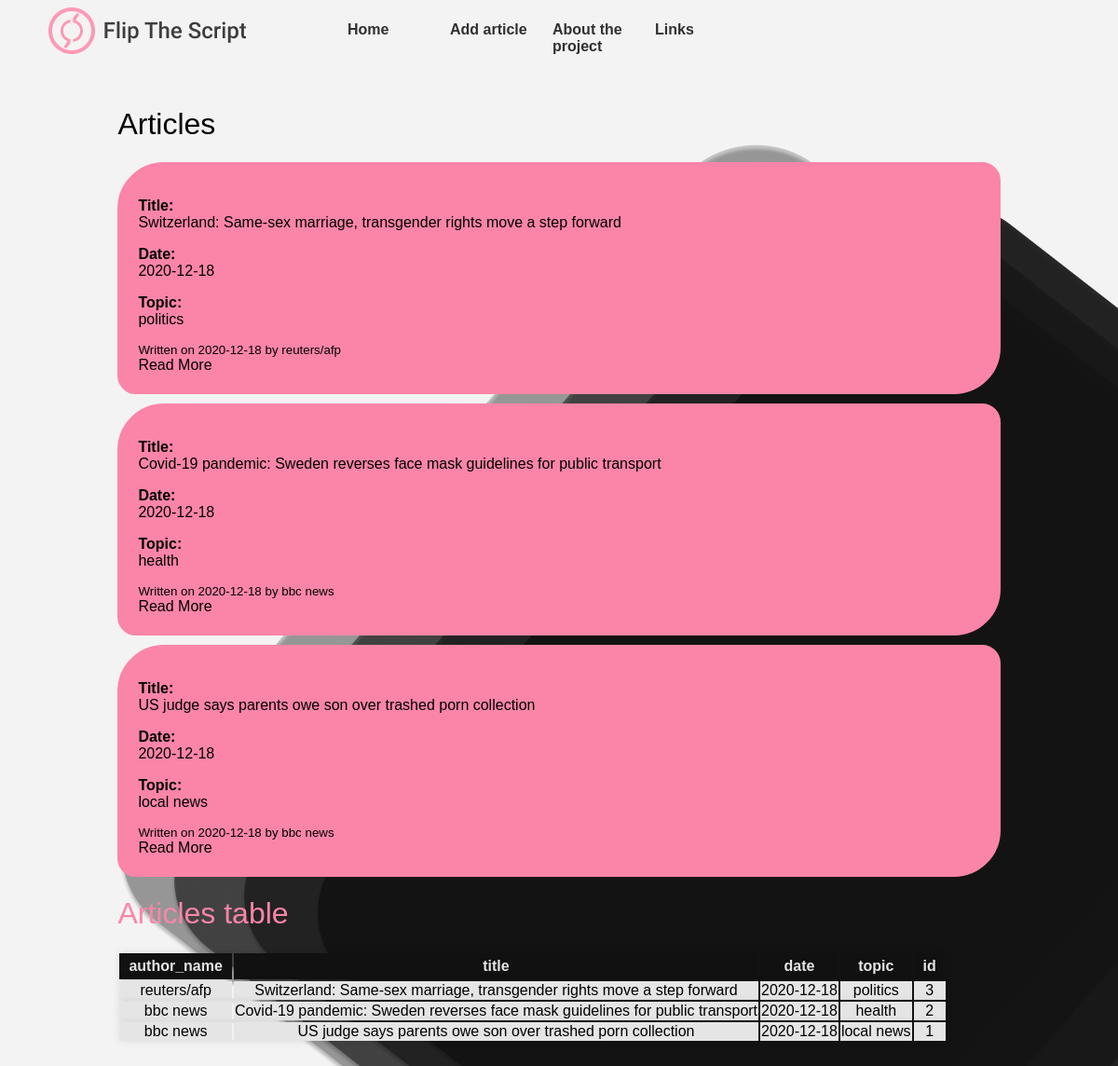
The page / on the database its author committed.
### tables this page shows
CREATE TABLE `article` (
  `id` int(11) NOT NULL,
  `author_id` int(11) NOT NULL,
  `url` varchar(255) NOT NULL,
  `title` varchar(255) NOT NULL,
  `date` date NOT NULL,
  `topic` varchar(25) NOT NULL,
  `headline` varchar(255) NOT NULL,
  `analysis_id` int(11) NOT NULL,
  `grammar_id` int(11) NOT NULL,
  `rt_grammar_id` int(11) NOT NULL
);

CREATE TABLE `author` (
  `author_id` int(11) NOT NULL,
  `source_name` varchar(25) NOT NULL,
  `author_name` varchar(25) NOT NULL,
  `author_gender` char(1) NOT NULL
);

### index.php (the view, shortened to what this page needs)
<?php
	include('inc/db.php');
	$query = "SELECT author_name, title, date, topic, id FROM article, author WHERE article.author_id = author.author_id ORDER BY id DESC LIMIT 10";
	$ergebnis = mysqli_query($conn,$query);
	$posts = mysqli_fetch_all($ergebnis,MYSQLI_ASSOC);
?>
<?php include('inc/navbar.php'); ?>
<?php include('inc/header.php'); ?>
 	<link rel="stylesheet" href="css/style.css">
	<body>
		<div id="container">
			<h1 id=first-title>Articles</h1>
			<?php foreach($posts as $post) : ?> <div class="post-group">
				<p><div id="text">Title: </div><?php echo $post['title']; ?></p>
				<p><div id="text">Date: </div><?php echo $post['date']; ?></p>
				<p><div id="text">Topic: </div><?php echo $post['topic']; ?></p>
				<small>Written on <?php echo $post['date']; ?> by <?php echo $post['author_name']; ?></small>
				<div id="details">
					<a href="article.php?id=<?php echo $post['id']; ?>">Read More</a>
				</div>
			</div>
			<?php endforeach; ?>
		<?php if (count($posts) > 0): ?>
			<h1 id=second-title>Articles table</h1>
			<table>
			  <thead>
			    <tr>
			      <th><?php  echo implode('</th><th>', array_keys(current($posts))); ?></th>
			    </tr>
			  </thead>
			  <tbody>
				<?php foreach ($posts as $row): array_map('htmlentities', $row); ?>
				    <tr>
				      <td><?php  echo implode('</td><td>', $row); ?></td>
				    </tr>
				<?php endforeach; ?>
				  </tbody>
				</table>
			</div>
		</body>
		<?php  endif; ?>

### inc/navbar.php (shortened to what this page needs)
  <nav>
	<ul>
      <li><img src="css/components/logo.png"></a></li>
      <li><a href="index.php">Home</a></li>
      <li><a href="addpost.php">Add article</a></li>
		<li><a href="#" class="">About the project</a></li>
		<li class="opener"><a href=# class="">Links</a>
		</li>
		<li><a href="#" class=""></a></li>
	</ul>
</nav>

### inc/header.php (shortened to what this page needs)
<!DOCTYPE html>
	<html>
		<head>
			<link rel="stylesheet" href="css/style.css">
		</head>
	<body>

### css/style.css (style rules this page uses)
h1,h2,h3 { font-weight:200; }
#second-title { color: #fb85a8; }
body { background: url('components/black_deco.png') #f3f3f3; font-family: sans-serif; }
#container { width: 80%; margin: auto; padding: 20px; background-color: transparent; }
#details { text-align: left; }
#text { font-weight: 800; }
.post-group { padding:20px; margin-bottom:10px; background-color: #fb85a8; border: 2px solid #fb85a8; border-radius: 50px 20px; }
table { display: block; text-align: center; background-color: transparent; }
tr { background-color: #E5E5E5; box-shadow: 0px 0px 9px 0px rgba(0,0,0,0.1); width: 120%; }
th { background-color: #121111; color: #E5E5E5; padding: 10px; padding-bottom: 5px; padding-top: 5px; }
nav { grid-column-start:1; grid-column-end: -1; grid-row-start:2; grid-row-end:2; background-color: transparent; opacity: 0.8; }
nav ul { list-style:none; margin:0; padding:0; display: flex; }
nav ul li a { width:90px; display:inline-block; padding:15px; text-align: left; margin-left: -10px; text-decoration: none; font-weight: 550; color: black; }
a { text-decoration: none !important; color: black; }
nav ul li img { display: inline-block; }
.opener { position: relative; }

### rows shown on the page
article: title "Switzerland: Same-sex marriage, transgender rights move a step forward", date "2020-12-18", topic "politics", author.author_name "reuters/afp", row "reuters/afp Switzerland: Same-sex marriage, transgender rights move a step forward 2020-12-18 politics 3"
article: title "Covid-19 pandemic: Sweden reverses face mask guidelines for public transport", date "2020-12-18", topic "health", author.author_name "bbc news", row "bbc news Covid-19 pandemic: Sweden reverses face mask guidelines for public transport 2020-12-18 health 2"
article: title "US judge says parents owe son over trashed porn collection", date "2020-12-18", topic "local news", author.author_name "bbc news", row "bbc news US judge says parents owe son over trashed porn collection 2020-12-18 local news 1"

### other values the page prints
implode('</th><th>', array_keys(current($posts))) "author_name title date topic id"
